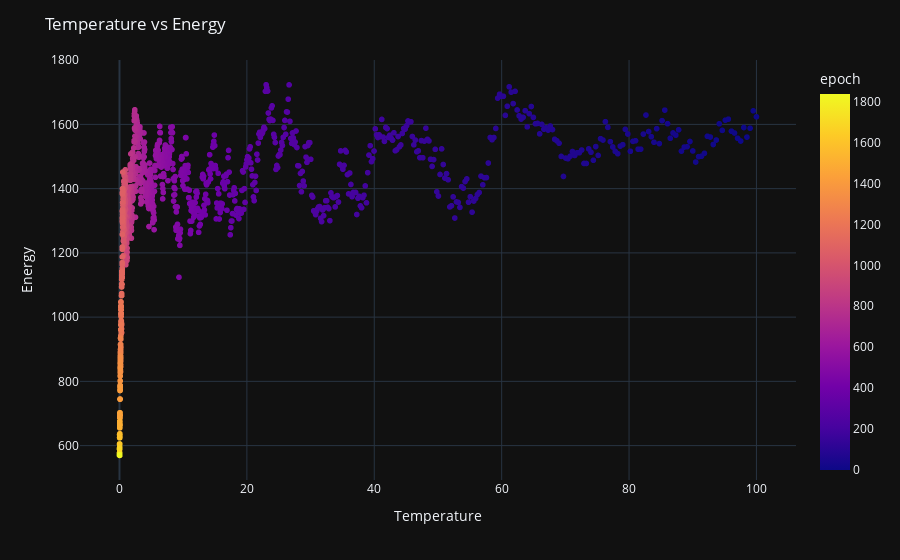

Here is the notebook cell this chart was saved with:
### Code cell
import plotly.express as px

# create scatter plot of temperature vs energy
fig3 = px.scatter(data, x='temperature', y='energy', color='epoch', template='plotly_dark')
fig3.update_layout(title='Temperature vs Energy', xaxis_title='Temperature', yaxis_title='Energy')
fig3.show()

### Figure 1 — Plotly figure (JSON) as saved in the notebook; plotly's stock layout.template omitted (floating-point values rounded to 4 significant figures; data arrays with more than 128 entries replaced by an {"elided": "..."} marker saying what was removed)
{"data": [{"hovertemplate": "temperature=%{x}<br>energy=%{y}<br>epoch=%{marker.color}<extra></extra>", "legendgroup": "", "marker": {"color": {"elided": "1838 int values"}, "coloraxis": "coloraxis", "symbol": "circle"}, "mode": "markers", "name": "", "showlegend": false, "type": "scattergl", "x": {"elided": "1838 float values"}, "xaxis": "x", "y": {"elided": "1838 float values"}, "yaxis": "y"}], "layout": {"coloraxis": {"colorbar": {"title": {"text": "epoch"}}, "colorscale": [[0, "#0d0887"], [0.1111, "#46039f"], [0.2222, "#7201a8"], [0.3333, "#9c179e"], [0.4444, "#bd3786"], [0.5556, "#d8576b"], [0.6667, "#ed7953"], [0.7778, "#fb9f3a"], [0.8889, "#fdca26"], [1, "#f0f921"]]}, "legend": {"tracegroupgap": 0}, "margin": {"t": 60}, "title": {"text": "Temperature vs Energy"}, "xaxis": {"anchor": "y", "domain": [0, 1], "title": {"text": "Temperature"}}, "yaxis": {"anchor": "x", "domain": [0, 1], "title": {"text": "Energy"}}}}
